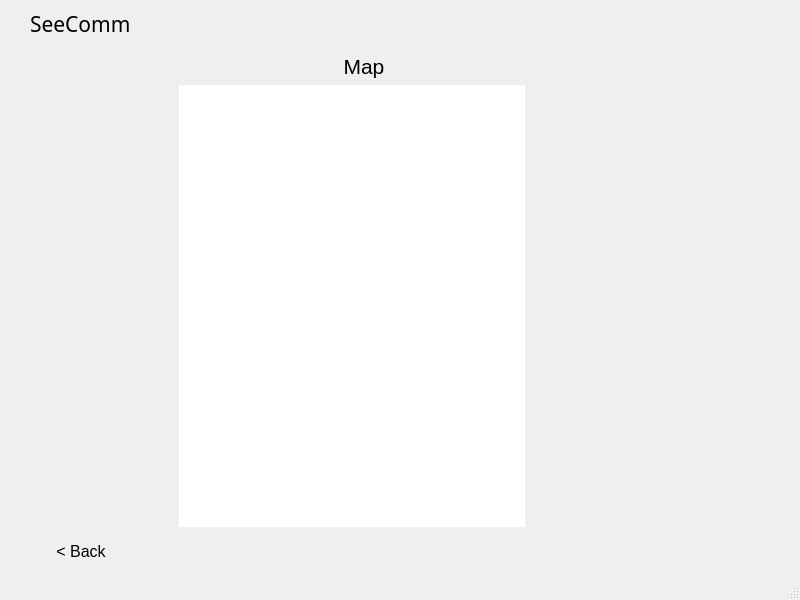
<?xml version="1.0" encoding="UTF-8"?>
<ui version="4.0">
 <class>MainWindow</class>
 <widget class="QMainWindow" name="MainWindow">
  <property name="geometry">
   <rect>
    <x>0</x>
    <y>0</y>
    <width>800</width>
    <height>600</height>
   </rect>
  </property>
  <property name="windowTitle">
   <string>MainWindow</string>
  </property>
  <widget class="QWidget" name="centralwidget">
   <layout class="QGridLayout" name="gridLayout">
    <item row="2" column="1">
     <widget class="QGraphicsView" name="graphicsView">
      <property name="styleSheet">
       <string notr="true">width: 100px;
height: 36px;
border-radius: 9px;
margin-left:36%</string>
      </property>
      <property name="frameShape">
       <enum>QFrame::NoFrame</enum>
      </property>
     </widget>
    </item>
    <item row="0" column="2">
     <widget class="QLabel" name="label_2">
      <property name="minimumSize">
       <size>
        <width>260</width>
        <height>0</height>
       </size>
      </property>
      <property name="styleSheet">
       <string notr="true">width: 260px;</string>
      </property>
      <property name="text">
       <string/>
      </property>
     </widget>
    </item>
    <item row="1" column="1">
     <widget class="QLabel" name="label">
      <property name="font">
       <font>
        <pointsize>16</pointsize>
        <weight>50</weight>
        <bold>false</bold>
       </font>
      </property>
      <property name="layoutDirection">
       <enum>Qt::LeftToRight</enum>
      </property>
      <property name="styleSheet">
       <string notr="true">margin-left: 60px;
margin-top: 9px</string>
      </property>
      <property name="text">
       <string>Map</string>
      </property>
      <property name="alignment">
       <set>Qt::AlignCenter</set>
      </property>
     </widget>
    </item>
    <item row="0" column="0">
     <widget class="QLabel" name="title">
      <property name="font">
       <font>
        <family>Segoe Script</family>
        <pointsize>16</pointsize>
        <italic>false</italic>
       </font>
      </property>
      <property name="styleSheet">
       <string notr="true">margin-left: 16%</string>
      </property>
      <property name="text">
       <string>SeeComm</string>
      </property>
     </widget>
    </item>
    <item row="0" column="1">
     <spacer name="horizontalSpacer">
      <property name="orientation">
       <enum>Qt::Horizontal</enum>
      </property>
      <property name="sizeHint" stdset="0">
       <size>
        <width>329</width>
        <height>20</height>
       </size>
      </property>
     </spacer>
    </item>
    <item row="3" column="0">
     <widget class="QPushButton" name="back_button">
      <property name="font">
       <font>
        <pointsize>12</pointsize>
       </font>
      </property>
      <property name="cursor">
       <cursorShape>PointingHandCursor</cursorShape>
      </property>
      <property name="styleSheet">
       <string notr="true">#back_button {
	width: 100px;
	height: 36px;
	border-radius: 9px;
	background-color: 'white';
	margin-left:16%
}

#back_button:hover {
	background-color: #F8F8FF;
}</string>
      </property>
      <property name="text">
       <string>&lt; Back</string>
      </property>
     </widget>
    </item>
   </layout>
  </widget>
  <widget class="QMenuBar" name="menubar">
   <property name="geometry">
    <rect>
     <x>0</x>
     <y>0</y>
     <width>800</width>
     <height>26</height>
    </rect>
   </property>
  </widget>
  <widget class="QStatusBar" name="statusbar"/>
 </widget>
 <resources/>
 <connections/>
</ui>
